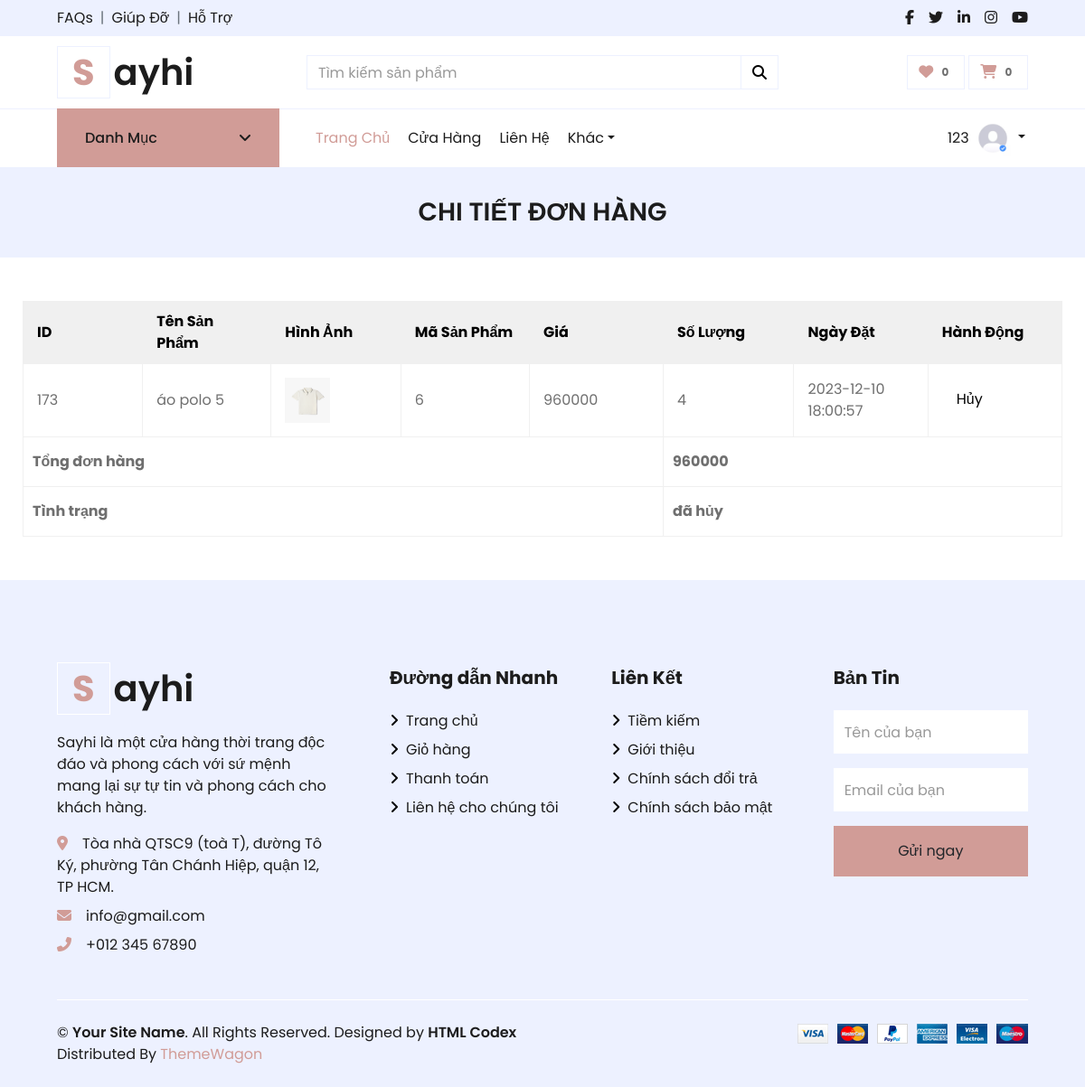
The app's page /index.php?act=order_detail&id=204 (signed in) with its own data.
### tables this page shows
CREATE TABLE `orders_detail` (
  `id` int(11) NOT NULL,
  `amount` int(11) NOT NULL,
  `id_user` int(5) NOT NULL,
  `order_id` int(11) NOT NULL,
  `product_id` int(11) NOT NULL,
  `creation_date` timestamp NULL DEFAULT current_timestamp(),
  `updation_date` timestamp NULL DEFAULT current_timestamp(),
  `quantity` int(11) NOT NULL
);

CREATE TABLE `products` (
  `id` int(11) NOT NULL,
  `category_id` int(11) NOT NULL,
  `name` varchar(50) NOT NULL,
  `status` int(11) NOT NULL DEFAULT 0,
  `description` text NOT NULL,
  `price` double NOT NULL,
  `quantity` int(3) NOT NULL,
  `image` varchar(100) DEFAULT NULL
);

### index.php (called while the page is built)
<?php
include "controller/index.php";
?>

### model/order.php (called while the page is built, shortened)
<?php
function getOneOrder($id)
{
    $conn = connect();
    $sql = "SELECT o.id, o.is_paid, o.payment_method, u.id as user_id, u.full_name
            FROM orders as o
            INNER JOIN users as u ON o.user_id = u.id WHERE o.id=" . $id;
    $stmt = $conn->prepare($sql);
    $stmt->execute();
    $result = $stmt->fetch();
    return $result;
}
function getOrderDetails($orderId)
{
    $conn = connect();
    $sql = "SELECT o.id, o.amount, o.id_user, p.id as product_id, p.name, o.creation_date ,o.quantity
            FROM orders_detail as o
            INNER JOIN products as p ON o.product_id = p.id
            WHERE o.order_id = :orderId";
    $stmt = $conn->prepare($sql);
    $stmt->bindParam(':orderId', $orderId, PDO::PARAM_INT);
    $stmt->execute();
    $result = $stmt->fetchAll(PDO::FETCH_ASSOC);
    return $result;
}

### model/product.php (called while the page is built, shortened)
<?php
  function getOneProduct($id) {
    $conn=connect();
    $sql = "SELECT * FROM `products` WHERE id = " . $id;
    $stmt = $conn->prepare($sql);
    $stmt->execute();
    $stmt->setFetchMode(PDO::FETCH_ASSOC);
    $result = $stmt->fetch();
    return $result;
    }
?>

### view/order_detail.php (the view, shortened to what this page needs)
<div class="container-fluid">
    <div class="row border-top px-xl-5">
        <div class="col-lg-3 d-none d-lg-block">
            <a class="btn shadow-none d-flex align-items-center justify-content-between bg-primary text-white w-100" data-toggle="collapse" href="#navbar-vertical" style="height: 65px; margin-top: -1px; padding: 0 30px;">
                <h6 class="m-0">Danh Mục</h6>
                <i class="fa fa-angle-down text-dark"></i>
            </a>
        </div>
        <div class="col-lg-9">
            <nav class="navbar navbar-expand-lg bg-light navbar-light py-3 py-lg-0 px-0">
                <div class="collapse navbar-collapse justify-content-between" id="navbarCollapse">
                    <div class="navbar-nav mr-auto py-0">
                        <a href="index.php" class="nav-item nav-link active">Trang Chủ</a>
                        <a href="index.php?act=shop" class="nav-item nav-link">Cửa Hàng</a>
                        <a href="index.php?act=lienhe" class="nav-item nav-link">Liên Hệ</a>
                        <div class="nav-item dropdown">
                            <a href="#" class="nav-link dropdown-toggle" data-toggle="dropdown">Khác</a>
                        </div>
                    </div>
                    <div class="navbar-nav ml-auto py-0">
                        <?php
                        if (isset($_SESSION['user']) && ($_SESSION['user'] > 0)) {
                            echo ' <div class="nav-item dropdown" style= "display: flex; align-items: center;">
                                            <a href="#" class="nav-item nav-link" style=" padding: 10px 3px">' . $_SESSION['user']['username'] . '</a>
                                            <a href="#" class="nav-link dropdown-toggle" data-toggle="dropdown" style=" padding: 10px 3px" >
                                            <img src="layout/img/user.jpg" alt="" style=" width: 40px; height: 40px" >
                                            </a>
                                            <div class="dropdown-menu rounded-0 m-0">
                                                <a href="index.php?act=updateUser" class="dropdown-item">Cập Nhật</a>
                                                <a href="index.php?act=lichsu" class="dropdown-item">Lịch Sử Đặt Hàng </a>
                                                <a href="index.php?act=dangxuat" class="dropdown-item">Đăng Xuất</a>
                                            </div>
                                        </div>';
                        } else {
                            echo ' <a href="index.php?act=dangnhap" class="nav-item nav-link">Đăng Nhập</a>
                                <a href="index.php?act=dangky" class="nav-item nav-link">Đăng Ký</a>';
                        }
                        ?>
                    </div>
                </div>
            </nav>
        </div>
    </div>
</div>
<div class="container-fluid bg-secondary mb-5">
    <div class="d-flex flex-column align-items-center justify-content-center" style="min-height: 100px">
        <h1 class="font-weight-semi-bold text-uppercase mb-3 text-h1">Chi Tiết Đơn Hàng</h1>
    </div>
</div>
<form class="custom-form" action="" method="post" enctype="multipart/form-data">
    <tr>
        <td>
            <table class="container-lsdh" border="1">
                <tr>
                    <th class="thead-item">ID</th>
                    <th class="thead-item">Tên sản phẩm</th>
                    <th class="thead-item">Hình ảnh</th>
                    <th class="thead-item">Mã sản phẩm</th>
                    <th class="thead-item">Giá</th>
                    <th class="thead-item">Số lượng</th>
                    <th class="thead-item">Ngày đặt</th>
                    <th class="thead-item">Hành động</th>
                </tr>
                <?php
                $total = 0;
                if (isset($order_detail)) {
                    foreach ($order_detail as $item) {
                        $total += $item['amount'];
                        $product_id = $item['product_id'];
                        $product = getOneProduct($product_id);
                        if ($product) {
                ?>
                            <tr >
                                <td class="tbody-items"><?= $item['id'] ?></td>
                                <td class="tbody-items"><?= $product['name'] ?></td>
                                <td class="tbody-items"><img src="layout/img/<?= $product['image'] ?>" alt="" style="width:50px; height:50px;"></td>
                                <td class="tbody-items"><?= $product_id ?></td>
                                <td class="tbody-items"><?= $item['amount'] ?></td>
                                <td class="tbody-items"><?= $item['quantity'] ?></td>
                                <td class="tbody-items"><?= $item['creation_date'] ?></td>
                                <td class="tbody-items">
                                    <table >
                                        <form class="custom-form" action="" method="post" enctype="multipart/form-data">
                                            <tr>
                                                <td><input type="submit" name="thaydoi" onclick='huyDonHang()' value="Hủy" style="background: transparent;border:none;padding: 0 15px;"></td>
                                            </tr>
                                            <tr>
                                                <td>
                                                </td>
                                            </tr>
                                    </table>
                                </td>
                            </tr>
                <?php
                        }
                    }
                }
                ?>
                <tr>
                    <th class="total-order" colspan="5">Tổng đơn hàng</th>
                    <th class="total-order" colspan="3">
                        <div><?= $total ?></div>
                    </th>
                </tr>
                <tr>
                    <th class="total-order" colspan="5">Tình trạng</th>
                    <th class="total-order" colspan="3">
                        <div>
                            <?php
                            if (isset($order)) {
                            ?>
                                    <?php
                                    if ($order['is_paid'] == 0) {
                                       echo 'chờ xét duyệt';
                                    } elseif ($order['is_paid'] == 1) {
                                        echo 'chưa thanh toán';
                                    } elseif ($order['is_paid'] == 2) {
                                        echo 'đã thanh toán';
                                    } elseif ($order['is_paid'] == 3) {
                                        echo 'đang vận chuyển';
                                    } elseif ($order['is_paid'] == 4) {
                                        echo 'đã hủy';
                                    }
                                    ?>
                            <?php
                                }
                            ?>
                </tr>
            </form>

### records on screen
orders_detail: id "173", product.name "áo polo 5", product.image (picture), product "6", amount "960000", quantity "4", creation_date "2023-12-10 18:00:57"

### other values on screen
$_SESSION['user']['username'] "123"
$total "960000"
